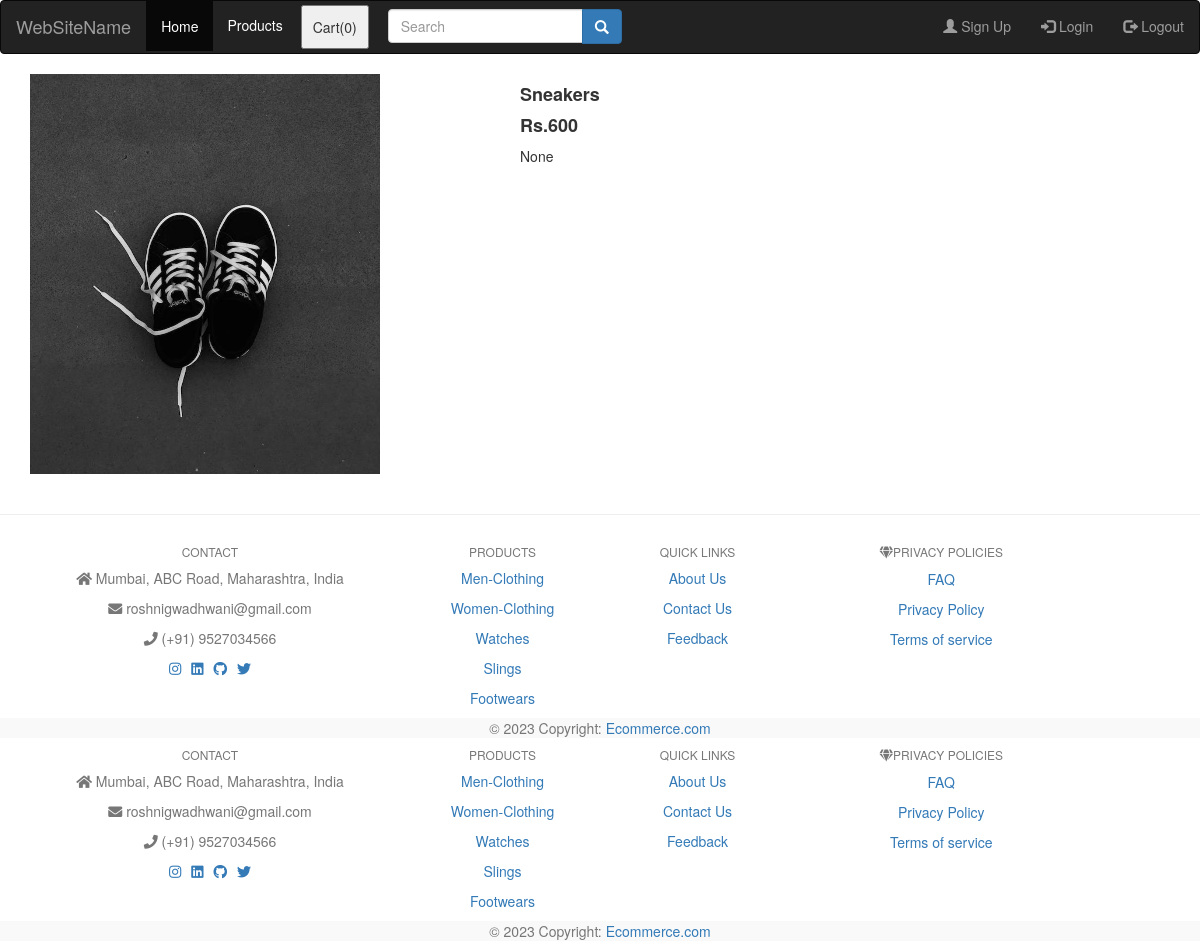
Screenshot of /store/preview/2 (signed in) with the database file from the repository.
### store/models.py (models this page shows, shortened)
class product(models.Model):
    name = models.CharField(max_length=50)
    category = models.ForeignKey(category, on_delete=models.CASCADE, default=1)
    price = models.IntegerField()
    description = models.CharField(max_length=150, blank=True, null=True)
    image = models.ImageField(upload_to='uploads/products/')

### store/views.py (the view)
# urls.py: path('preview/<id>', views.preview, name='preview'),
@login_required
def preview(request, id):
    products = product.objects.filter(id=id)
    params = {'products': products[0]}
    return render(request, '../templates/preview.html', params)

### store/models.py (called while the page is built)
    def __str__(self):
        return self.name

### store/templates/preview.html (shortened to what this page needs)
{% extends 'header.html' %} {% block extra %}
<div class="container">
  <div class="col-md-5">
    <div class="row">
      <img
        src="/media/{{products.image}}"
        alt="{{products.category}}"
        height="400px"
        width="350px"
      />
    </div>
  </div>
  <div class="col-md-7">
    <h4><b>{{ products.name }} </b></h4>
    <h4><b> Rs.{{ products.price }}</b></h4>
    <p>{{ products.description }}</p>
  </div>
</div>
<br />
<hr />
{% include 'footer.html' %}
{% endblock extra %}

### rows the page displays
product: image (picture), name "Sneakers", price "600", description "None"
